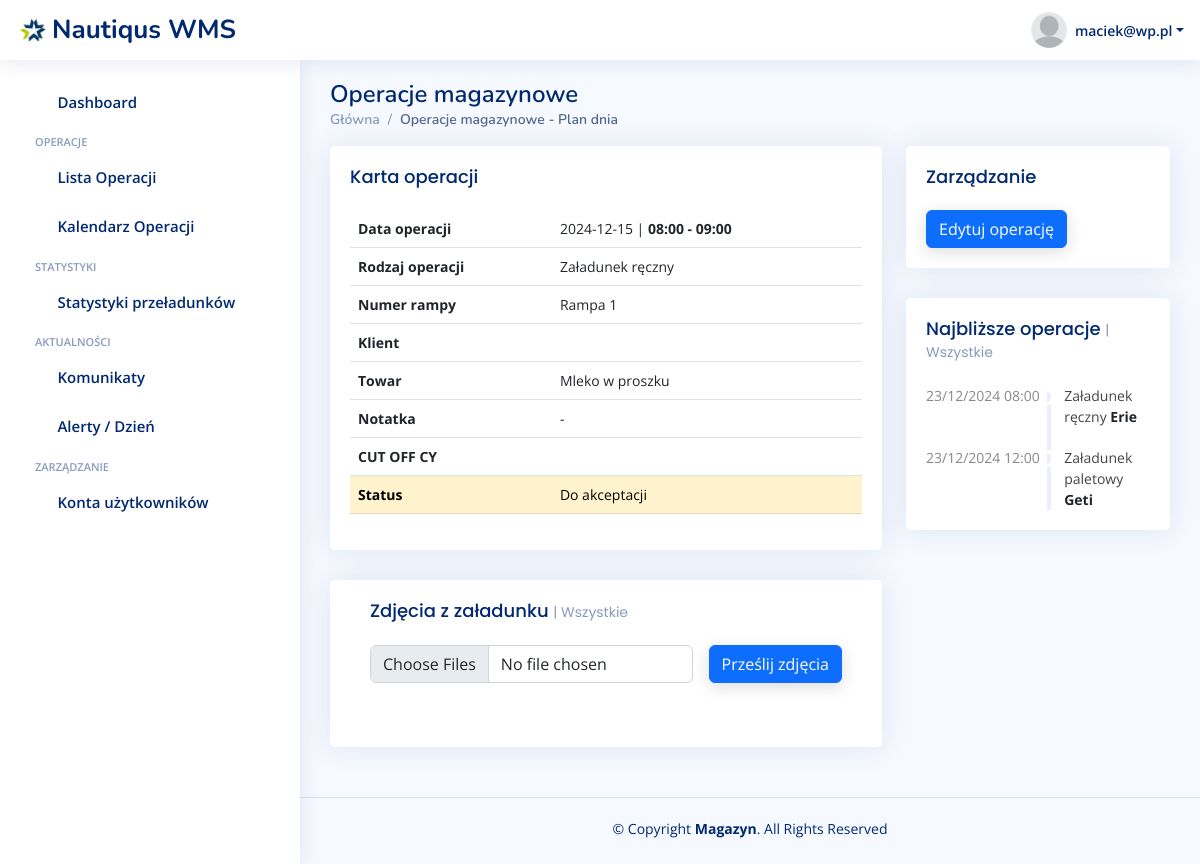
Page /operacje/1 (signed in) on the committed database.
### warehouse/models.py (models this page shows, shortened)
class CustomUser(AbstractUser):
    ROLE_CHOICES = [
        ('spedytor', 'Spedytor'),
        ('magazynier', 'Magazynier'),
    ]
    role = models.CharField(max_length=20, choices=ROLE_CHOICES, default='spedytor')

class Operation(models.Model):
    OPERATION_CHOICES = [
        ('pallets_loading', 'Załadunek paletowy'),
        ('manual_loading', 'Załadunek ręczny'),
        ('unloading', 'Rozładunek'),
    ]
    RAMP_CHOICES = [
        ('ramp1', 'Rampa 1'),
        ('ramp2', 'Rampa 2'),
        ('ramp3', 'Rampa 3'),
    ]
    STATUS_CHOICES = [
        ('pending', 'Do akceptacji'),
        ('accepted', 'Zaakceptowany'),
    ]
    CUSTOMER_CHOICES = [
        ('erie', 'Erie'),
        ('laktopol', 'Laktopol'),
        ('geti', 'Geti'),
        ('huzar', 'Huzar'),
    ]
    user = models.ForeignKey(
        CustomUser,  # Odwołanie do wbudowanego modelu użytkownika
        on_delete=models.CASCADE,  # Usunięcie użytkownika usuwa jego instancje
        related_name='created_objects',  # Opcjonalnie: alias do odwołania
        verbose_name='Utworzone przez'
    )
    start_time = models.DateTimeField()
    end_time = models.DateTimeField()
    cut_off = models.DateTimeField(blank=True, null=True)
    operation_type = models.CharField(
        max_length=15,
        choices=OPERATION_CHOICES,
        default='loading',
        verbose_name="Typ operacji"
    )
    ramp_number = models.CharField(
        max_length=15,
        choices=RAMP_CHOICES,
        default='ramp1',
        verbose_name="Numer rampy"
    )
    status = models.CharField(
        max_length=15,
        choices=STATUS_CHOICES,
        default='pending',
        verbose_name="Status"
    )
    spedition_number = models.CharField(max_length=15)
    customer = models.CharField(
        max_length=20,
        choices=CUSTOMER_CHOICES,
        verbose_name="Klient"
    )

### warehouse/views.py (the view)
# urls.py: path('operacje/<int:operation_pk>', views.operation_detail, name='operation_detail'),
@login_required
def operation_detail(request, operation_pk):
    if request.method == 'POST' and request.FILES.get('image'):
        image = request.FILES['image']
        Photo.objects.create(image=image)
    photos = Photo.objects.filter(operation=Operation.objects.get(pk=operation_pk))
    if request.user.role == 'spedytor':
        next_operations = Operation.objects.filter(user=request.user,
                                                   start_time__date__gte=datetime.now().strftime("%Y-%m-%d")).order_by(
            'start_time')[:5]
    else:
        next_operations = Operation.objects.filter(start_time__date__gte=datetime.now().strftime("%Y-%m-%d")).order_by(
            'start_time')[:5]
    context = {
                'operation': Operation.objects.get(pk=operation_pk),
                'photos': photos,
                'next_operations': next_operations,
               }
    return render(request, 'warehouse/operation-card.html', context)

### warehouse/templates/warehouse/operation-card.html (shortened to what this page needs)
{% extends 'base.html' %}
{% load static %}
{% static "" as staticUrl %}
{% block content %}
<main id="main" class="main">
    <div class="pagetitle">
        <h1>Operacje magazynowe</h1>
        <nav>
            <ol class="breadcrumb">
                <li class="breadcrumb-item"><a href="index-panel.html">Główna</a></li>
                <li class="breadcrumb-item active">Operacje magazynowe - Plan dnia</li>
            </ol>
        </nav>
    </div>
    <section class="section dashboard">
        <div class="row">
            <div class="col-lg-8">
                <div class="row">
                    <div class="col-12">
                        <div class="card recent-sales ">
                            <div class="filter">
                                <a class="icon" href="#" data-bs-toggle="dropdown"><i class="bi bi-three-dots"></i></a>
                            </div>
                            <div class="card-body">
                                <h5 class="card-title">Karta operacji</h5>
                                <table class="table table-hover">
                        <tbody>
                        <tr>
                            <th scope="row"><b>Data operacji</b></th>
                            <td>{{ operation.end_time|date:"Y-m-d" }} | <b> {{ operation.start_time|date:"H:i" }} - {{ operation.end_time|date:"H:i" }}</td>
                        </tr>
                        <tr>
                            <th scope="row"><b>Rodzaj operacji</b></th>
                            <td>{{ operation.get_operation_type_display }}</td>
                        </tr>
                        <tr>
                            <th scope="row"><b>Numer rampy</b></th>
                            <td colspan="2">{{ operation.get_ramp_number_display }}</td>
                        </tr>
                        <tr>
                            <th scope="row"><b>Klient</b></th>
                            <td colspan="2">{{ operation.get_customer_display }}</td>
                        </tr>
                        <tr>
                            <th scope="row"><b>Towar</b></th>
                            <td colspan="2">Mleko w proszku</td>
                        </tr>
                        <tr>
                            <th scope="row"><b>Notatka</b></th>
                            <td colspan="2">-</td>
                        </tr>
                        <tr>
                            <th scope="row"><b>CUT OFF CY</b></th>
                            <td>{{ operation.cut_off|date:"Y-m-d" }} <b> {{ operation.cut_off|date:"H:i" }}</td>
                        </tr>
                        <tr {% if operation.status == "pending" %} class="table-warning" {% elif operation.status == "accepted" %} class="table-success" {% endif %}>
                            <th scope="row"><b>Status</b></th>
                            <td colspan="2">{{ operation.get_status_display }}</td>
                        </tr>
                        </tbody>
                    </table>
                            </div>
                        </div>
                    </div>
                    <div class="col-12">
                        <div class="card recent-sales overflow-auto">
                            <div class="filter">
                                <a class="icon" href="#" data-bs-toggle="dropdown"><i class="bi bi-three-dots"></i></a>
                            </div>
                            <div class="card-body">
                                                   <form method="post" action="/operacje/wgraj-zdjecie/{{ operation.pk }}" enctype="multipart/form-data">
                              <div class="card-body">
                                  <h5 class="card-title">Zdjęcia z załadunku <span>| Wszystkie</span></h5>
                                  <div class="mb-3 d-flex align-items-center">
    <div class="me-3">
        <input type="file" id="image" name="image" multiple class="form-control">
    </div>
    <button type="submit" class="btn btn-primary">Prześlij zdjęcia</button>
</div>
                              </div>
                            </form>
                            </div>
                        </div>
                    </div>
                </div>
            </div>
            <div class="col-lg-4">
                <div class="card">
                    <div class="filter">
                        <a class="icon" href="#" data-bs-toggle="dropdown"><i class="bi bi-three-dots"></i></a>
                    </div>
                    <div class="card-body">
                        <h5 class="card-title">Zarządzanie</h5>
                            <div class="col-6">
                                        <a href="/operacje/edytuj/{{ operation.pk }}" class="btn btn-primary">Edytuj operację</a>
                                    </div>
                    </div>
                </div>
                {% include "warehouse/modules/najblizsze_operacje.html" %}
            </div>
        </div>
    </section>
</main>
{% endblock %}

### warehouse/templates/base.html (shortened to what this page needs)
{% load static %}
<!DOCTYPE html>
<html lang="en">
<head>
    <link rel="stylesheet" href="{% static 'warehouse/assets-panel/vendor/boxicons/css/boxicons.min.css' %}">
    <link rel="stylesheet" href="{% static 'warehouse/assets-panel/vendor/quill/quill.snow.css' %}">
    <link rel="stylesheet" href="{% static 'warehouse/assets-panel/vendor/quill/quill.bubble.css' %}">
    <link rel="stylesheet" href="{% static 'warehouse/assets-panel/vendor/remixicon/remixicon.css' %}">
    <link rel="stylesheet" href="{% static 'warehouse/assets-panel/vendor/simple-datatables/style.css' %}">
    <link rel="stylesheet" href="{% static 'warehouse/time-shedule/assets/css/style.css' %}">
    <link rel="stylesheet" href="{% static 'warehouse/assets-panel/css/style.css' %}">
    <link rel="stylesheet" href="{% static 'warehouse/assets-panel/vendor/bootstrap/css/bootstrap.min.css' %}">
    <link rel="stylesheet" href="{% static 'warehouse/assets-panel/vendor/bootstrap-icons/bootstrap-icons.css' %}">
</head>
<body>
<header id="header" class="header fixed-top d-flex align-items-center">
    <div class="d-flex align-items-center justify-content-between">
        <a href="/" class="logo d-flex align-items-center">
            <img src="{% static 'warehouse/assets/img/nautiqus-logo.jpeg' %}">
            <span class="d-none d-lg-block">Nautiqus WMS</span>
        </a>
        <i class="bi bi-list toggle-sidebar-btn"></i>
    </div>
    <nav class="header-nav ms-auto">
        <ul class="d-flex align-items-center">
            <li class="nav-item dropdown pe-3">
                <a class="nav-link nav-profile d-flex align-items-center pe-0" href="#" data-bs-toggle="dropdown">
                    <img src="{% static 'warehouse/assets/img/blank-head.png' %}">
                    <span class="d-none d-md-block dropdown-toggle ps-2">{{ user.email }}</span>
                </a>
            </li>
        </ul>
    </nav>
</header>
<aside id="sidebar" class="sidebar">
    <ul class="sidebar-nav " id="sidebar-nav">
        <li class="nav-item ">
            <a class="nav-link collapsed" href="/">
                <i class="bi bi-grid"></i>
                <span>Dashboard</span>
            </a>
        </li>
        <li class="nav-heading">OPERACJE</li>
      <li class="nav-item">
        <a class="nav-link collapsed" href="/operacje/moje">
          <i class="bi bi-layout-text-window-reverse"></i>
          <span>Lista Operacji</span>
        </a>
      </li>
        <li class="nav-item">
            <a class="nav-link collapsed" data-bs-target="#operation-calendar-nav" data-bs-toggle="collapse" href="#">
              <i class="bi bi-calendar3"></i><span>Kalendarz Operacji</span><i class="bi bi-chevron-down ms-auto"></i>
            </a>
        </li>
        <li class="nav-heading">Statystyki</li>
      <li class="nav-item">
        <a class="nav-link collapsed" href="/statystyki">
          <i class="bi bi-graph-up-arrow"></i>
          <span>Statystyki przeładunków</span>
        </a>
      </li>
    <li class="nav-heading">Aktualności</li>
        <li class="nav-item">
        <a class="nav-link collapsed" href="/komunikaty">
          <i class="bi bi-chat-left-dots"></i>
          <span>Komunikaty</span>
        </a>
      </li>
                <li class="nav-item">
        <a class="nav-link collapsed" href="/alerty">
          <i class="bi bi-exclamation-triangle"></i>
          <span>Alerty / Dzień</span>
        </a>
      </li>
      <li class="nav-heading">Zarządzanie</li>
      <li class="nav-item">
        <a class="nav-link collapsed" href="/uzytkownicy">
          <i class="bi bi-person"></i>
          <span>Konta użytkowników</span>
        </a>
      </li>
    </ul>
</aside>
{% block content %}
{% endblock %}
<footer id="footer" class="footer">
    <div class="copyright">
        &copy; Copyright <strong><span>Magazyn</span></strong>. All Rights Reserved
    </div>
    <div class="credits">
    </div>
</footer>
</body>
</html>

### warehouse/templates/warehouse/modules/najblizsze_operacje.html (shortened to what this page needs)
          <div class="card">
            <div class="filter">
              <a class="icon" href="#" data-bs-toggle="dropdown"><i class="bi bi-three-dots"></i></a>
            </div>
            <div class="card-body">
              <h5 class="card-title">Najbliższe operacje <span>| {% if user.role == 'spedytor' %} Twoje {% else %} Wszystkie {% endif %}</span></h5>
              <div class="activity">
                {% for operation in next_operations %}
                <div class="activity-item d-flex">
                      <div class="activite-label"><a class="text-reset" href="/operacje/{{ operation.id }}">{{ operation.start_time|date:"d/m/Y" }} {{ operation.start_time|date:"H:i" }}</a></div>
                      <i class='bi bi-circle-fill activity-badge {% if operation.status == 'pending' %} text-warning {% elif operation.status == 'accepted' %} text-success {% endif %} align-self-start'></i>
                      <div class="activity-content">
                          <a class="text-reset" href="/operacje/{{ operation.id }}">
                          {{ operation.get_operation_type_display }} <a href="#" class="fw-bold text-dark">{{ operation.get_customer_display }}</a>
                        </a>
                      </div>
                </div>
                {% endfor %}
              </div>
            </div>
          </div>

### rows in the picture
CustomUser: email "maciek@wp.pl"
Operation: end_time "2024-12-15", start_time "08:00", end_time "09:00", operation_type "Załadunek ręczny", ramp_number "Rampa 1", status "Do akceptacji"
Operation: start_time "23/12/2024", start_time "08:00", operation_type "Załadunek ręczny", customer "Erie"
Operation: start_time "23/12/2024", start_time "12:00", operation_type "Załadunek paletowy", customer "Geti"
